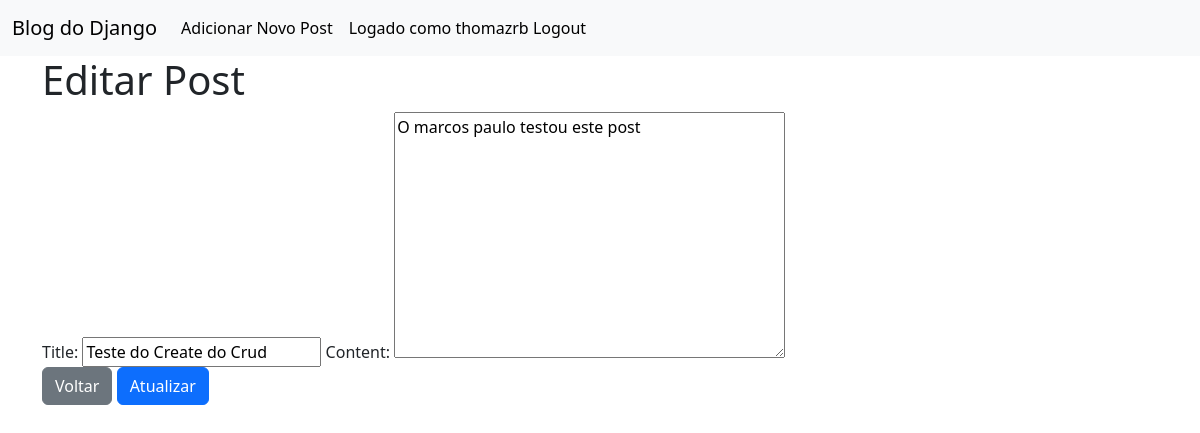
The app's page /post/5/update/ (signed in) with its own data.
### blog/models.py (models this page shows, shortened)
class Post(models.Model):
    title = models.CharField(max_length=150)
    date = models.DateTimeField(auto_now=True)
    author = models.ForeignKey(
        settings.AUTH_USER_MODEL,
        on_delete=models.CASCADE,
    )
    content = models.TextField()

### blog/views.py (the view)
# urls.py: path('post/<int:pk>/update/', BlogUpdateView.as_view(), name='post_update'),
class BlogUpdateView(LoginRequiredMixin, UpdateView):
    model = Post
    template_name = 'post_update.html'
    fields = ['title', 'content']

### templates/post_update.html (shortened to what this page needs)
{% extends "base.html" %}
{% load bootstrap %}
{% block content %}
    <h1>Editar Post</h1>
    <form action="" method="post">
        {{ form|bootstrap }}
        <p>
        <a class="btn btn-secondary" href="{% url 'home' %}" role="button">Voltar</a>
        <input class="btn btn-primary" type="submit" value="Atualizar"></p>
    </form>
{% endblock content %}

### templates/base.html (shortened to what this page needs)
<!doctype html>
<html lang="pt-br">
    <head>
        <link href="https://cdn.jsdelivr.net/npm/bootstrap@5.3.3/dist/css/bootstrap.min.css" rel="stylesheet">
    </head>
    <body>
        <nav class="navbar navbar-expand-lg bg-body-tertiary">
            <div class="container-fluid">
              <a class="navbar-brand" href="{% url 'home' %}">Blog do Django</a>
              <div class="collapse navbar-collapse" id="navbarNav">
                {% if user.is_authenticated %}
                <ul class="navbar-nav">
                  <li class="nav-item">
                    <a class="nav-link active" aria-current="page" href="{% url 'post_new' %}">Adicionar Novo Post</a>
                  </li>
                </ul>
                <ul class="navbar-nav">
                  <li class="nav-item">
                    <a class="nav-link active" aria-current="page" href="{% url 'logout' %}">Logado como {{ user.username }} Logout</a>
                  </li>
                </ul>
                {% else %}
                <ul class="navbar-nav">
                  <li class="nav-item">
                    <a class="nav-link active" aria-current="page" href="{% url 'login' %}">Login</a>
                  </li>
                </ul>
                {% endif %}
              </div>
            </div>
          </nav>
        <div class="container">
            {% block content %}
            {% endblock content %}
        </div>
    </body>
</html>

### records on screen
Post: title "Teste do Create do Crud", content "O marcos paulo testou este post"

### other values on screen
{{ user.username }} "thomazrb"
